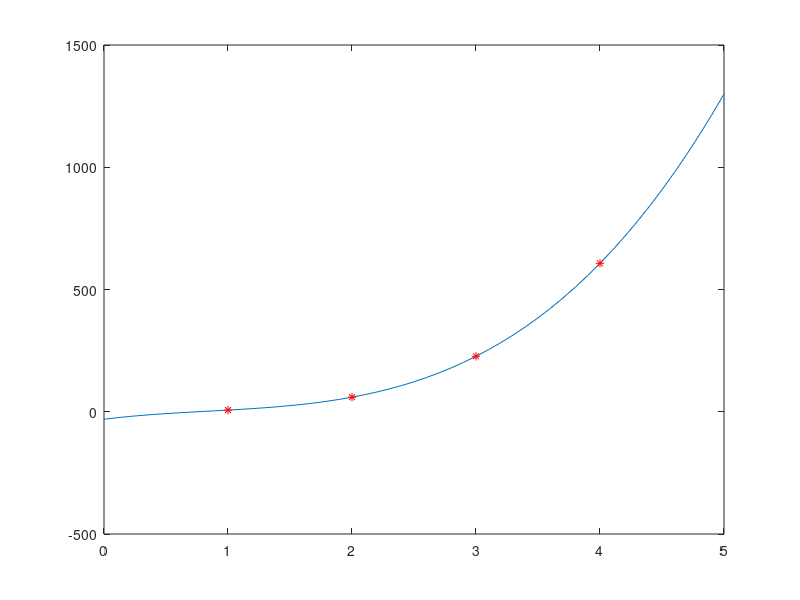

Write the MATLAB code that produced this figure.
clc;
clear;
close all;
% theta = [35, 30, 25, 20, 15, 10, 5, 0];
% rho = [1.1455, 1.1644, 1.1839, 1.2041, 1.2250, 1.2466, 1.2690, 1.2922];

theta = [1,2,3, 4];
rho = [6.83, 59.61, 226.74, 607.075];

n = 3;
p = polyfit(theta, rho, n);

x = 0:0.1:5;

y = p(1)*x.^3 +  p(2)*x.^2 + p(3)*x.^1 + p(4);

plot(x,y)
hold on;
plot(theta, rho, 'r*')
hold off;

rho_reg =  p(1)*theta.^2 + p(2)*theta + p(3);

rms(rho_reg - rho)